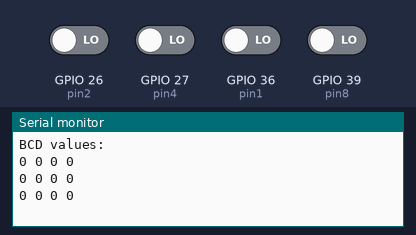
The sketch below on a simulated ESP32. Parts: the last lines printed to the serial monitor. The inputs (shaded band) are chosen by the test bench; at power-on: GPIO 26 (pin2), GPIO 27 (pin4), GPIO 36 (pin1), GPIO 39 (pin8) LOW.

Above: at 10.8 s.
10.9 s: GPIO 26 (pin2) driven HIGH
At 16.2 s:
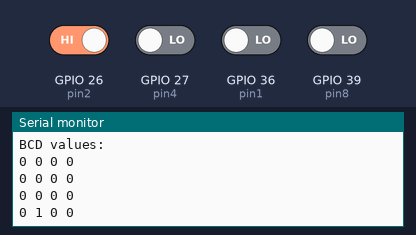
16.9 s: GPIO 27 (pin4) driven HIGH
At 21.2 s:
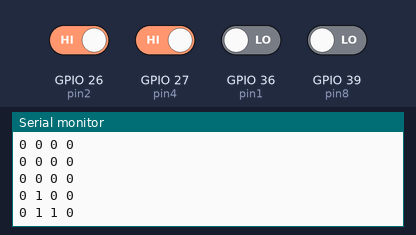
22.9 s: GPIO 36 (pin1) driven HIGH
At 26.2 s:
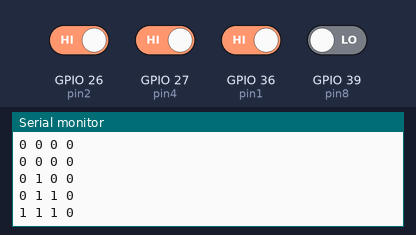
28.9 s: GPIO 39 (pin8) driven HIGH
At 31.2 s:
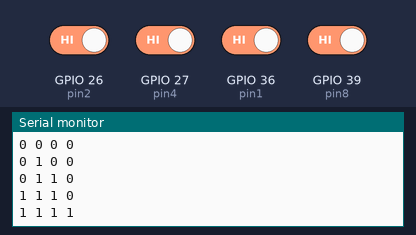
34.9 s: GPIO 26 (pin2) driven LOW
At 36.2 s:
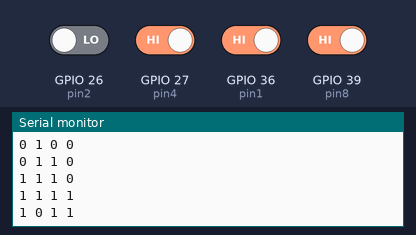
40.9 s: GPIO 27 (pin4) driven LOW
At 46.2 s:
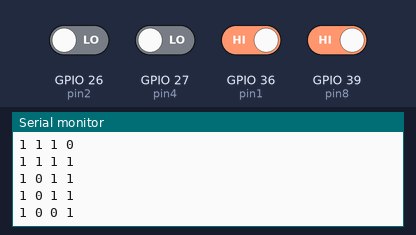

Measured:
- after the input at 10.9 s, the serial monitor: prints a new line after 4.1 s (image 1)
- after the input at 16.9 s, the serial monitor: prints a new line after 3.1 s (image 2)
- after the input at 22.9 s, the serial monitor: prints a new line after 2.1 s (image 3)
- after the input at 28.9 s, the serial monitor: prints a new line after 1.1 s (image 4)
- after the input at 34.9 s, the serial monitor: prints a new line after 0.10 s (image 5)
- after the input at 40.9 s, the serial monitor: prints a new line after 4.1 s (image 6)

The sketch:

Roro1_BcdRotory.ino
```cpp
#define pin1  GPIO_NUM_36
#define pin8  GPIO_NUM_39
#define pin2  GPIO_NUM_26
#define pin4  GPIO_NUM_27

void setup() {
  //setup serial
  Serial.begin(115200);
  Serial.println("BCD values: ");

  //pin modes
  pinMode(pin1, INPUT);
  pinMode(pin2, INPUT);
  pinMode(pin4, INPUT);
  pinMode(pin8, INPUT);

}

void loop() {
  // put your main code here, to run repeatedly:
  int a = digitalRead(pin1);
  int b = digitalRead(pin2);
  int c = digitalRead(pin4);
  int d = digitalRead(pin8);

  Serial.print(a);
  Serial.print(" ");
  Serial.print(b);
  Serial.print(" ");
  Serial.print(c);
  Serial.print(" ");
  Serial.println(d);
  delay(5000);
}
```
